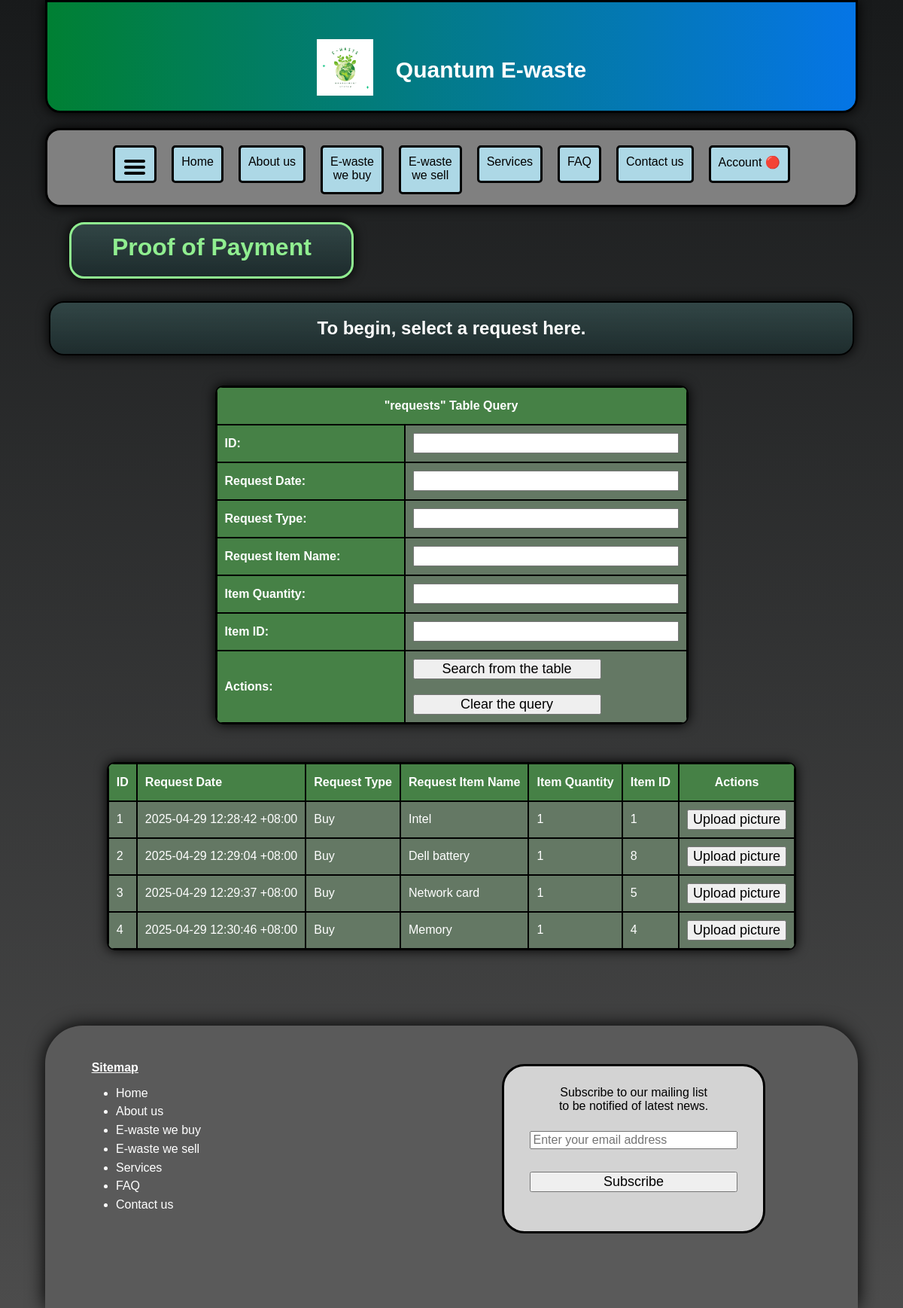
Page /payment/index.php on the earlier database version.
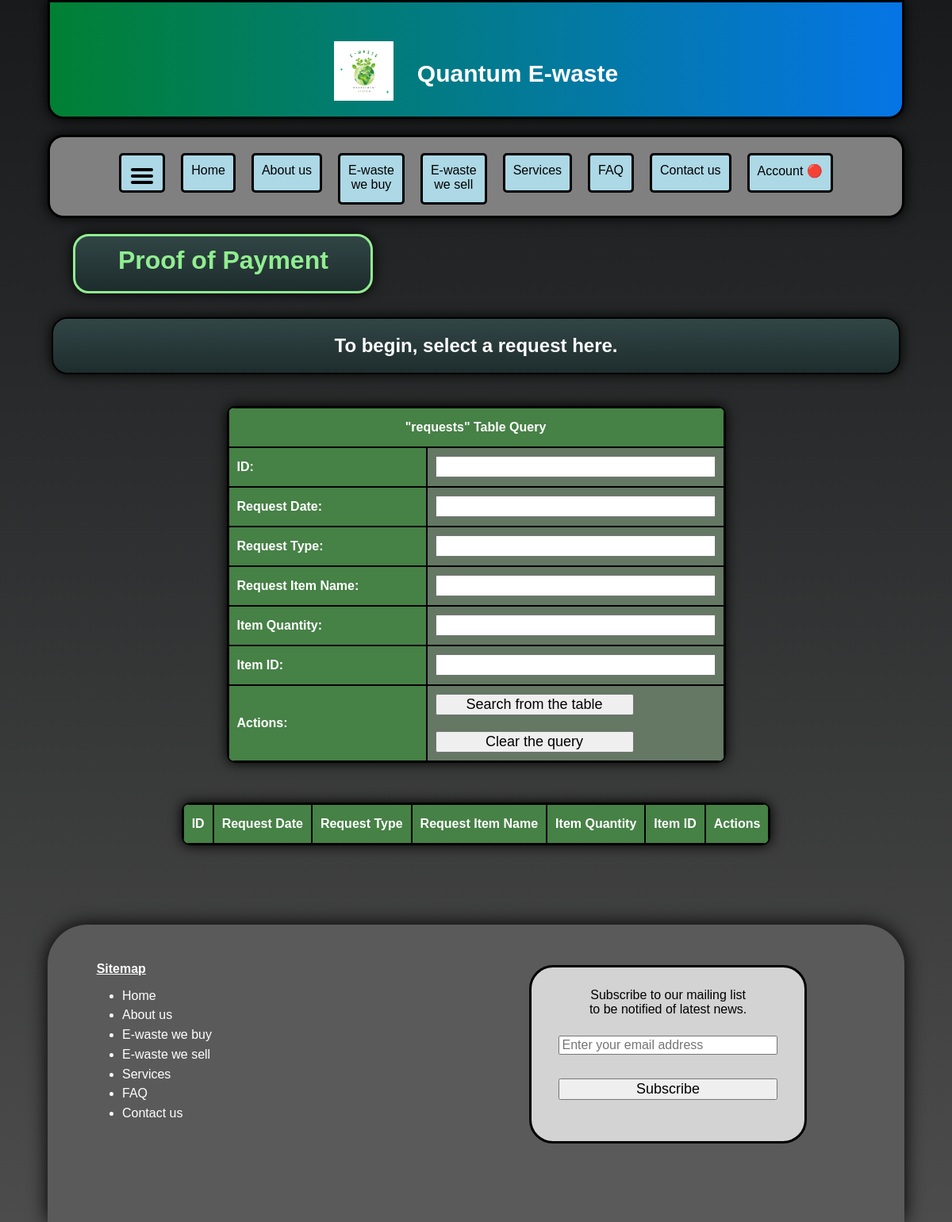
Same page on the later database version.
### tables this page shows
CREATE TABLE `requests` (
  `request_id` int(11) NOT NULL,
  `request_date` varchar(300) NOT NULL,
  `request_type` varchar(300) NOT NULL,
  `request_item_name` varchar(300) NOT NULL,
  `item_quantity` int(11) NOT NULL,
  `request_status` varchar(300) NOT NULL,
  `picture_id` varchar(300) NOT NULL,
  `user_id` int(11) NOT NULL,
  `item_id` int(11) NOT NULL,
  `accounts_payable_id` int(11) NOT NULL,
  `accounts_receivable_id` int(11) NOT NULL
);

### payment/index.php (the view, shortened to what this page needs)
<!DOCTYPE html>
<html lang="en">
<head>
    <link href="../css/styles.css" rel="stylesheet">
    <link href="../css/navigation-bar-buttons.css" rel="stylesheet">
    <link href="../css/dropdown-menu.css" rel="stylesheet">
    <link href="../css/payment.css" rel="stylesheet">
    <link href="../css/styles-cp-mobile.css" rel="stylesheet">
    <link href="../css/side-navigation-menu.css" rel="stylesheet">
</head>
<body>
    <div id="basket">
        <div id="header" class="website-title">
            <div class="title-and-image-container">
                <div class="title-and-image-content">
                    <img class="header-image" src="../images/logo-image.png" alt="Greening planet earth." title="Greening planet earth.">
                </div>
                <div class="title-and-image-content">
                    Quantum E-waste
                </div>
            </div>
        </div>
        <div id="menu-buttons">
            <div>
                <a class="black-hyperlink" href="javascript:void(0)" onclick="openNav()">
                    <div class="menu-button">
                        <img src="../images/Hamburger_icon.svg" alt="Hamburger button icon for side navigation menu." title="Hamburger button icon for side navigation menu.">
                    </div>
                </a>
            </div>
            <div>
                <a class="black-hyperlink" href="../index.php">
                    <div class="menu-button">
                        Home
                    </div>
                </a>
            </div>
            <div>
                <a class="black-hyperlink" href="../about-us.php">
                    <div class="menu-button">
                        About us
                    </div>
                </a>
            </div>
            <div>
                <a class="black-hyperlink" href="../e-waste/we-buy.php">
                    <div class="menu-button-2">
                        E-waste<br>we buy
                    </div>
                </a>
            </div>
            <div>
                <a class="black-hyperlink" href="../e-waste/we-sell.php">
                    <div class="menu-button-2">
                        E-waste<br>we sell
                    </div>
                </a>
            </div>
            <div>
                <a class="black-hyperlink" href="../services.php">
                    <div class="menu-button">
                        Services
                    </div>
                </a>
            </div>
            <div>
                <a class="black-hyperlink" href="../faq.php">
                    <div class="menu-button">
                        FAQ
                    </div>
                </a>
            </div>
            <div>
                <a class="black-hyperlink" href="../contact-us.php">
                    <div class="menu-button">
                        Contact us
                    </div>
                </a>
            </div>
            <div>
                <a class="black-hyperlink" href="javascript:void(0)">
                    <div class="dropdown">
                        <div class="menu-button">
                            <?php
                            if (isset($_SESSION['email_address'])) {
                                echo "Account &#128994;";
                            }
                            else {
                                echo "Account &#128308;";
                            }
                            ?>
                        </div>
                    </div>
                </a>
            </div>
        </div>
        <div class="page-title-banner-container">
            <div class="page-title-banner-content">Proof of Payment</div>
        </div>
        <div class="container-1-container">
            <div class="container-1-contents">
                <h2>To begin, select a request here.</h2>
            </div>
        </div>
        <?php
        $request_id = isset($_SESSION['txtID']) ? $_SESSION['txtID'] : '';
        $request_date = isset($_SESSION['txtRequestDate']) ? $_SESSION['txtRequestDate'] : '';
        $request_type = isset($_SESSION['txtRequestType']) ? $_SESSION['txtRequestType'] : '';
        $request_item_name = isset($_SESSION['txtRequestItemName']) ? $_SESSION['txtRequestItemName'] : '';
        $item_quantity = isset($_SESSION['txtItemQuantity']) ? $_SESSION['txtItemQuantity'] : '';
        $item_id = isset($_SESSION['txtItemID']) ? $_SESSION['txtItemID'] : '';
        ?>
        <div>
            <form action="" method="post">
                <div class="table-query-content">
                    <table>
                        <tr>
                            <th colspan="2" style="padding-left: 0; text-align: center;">
                                "requests" Table Query
                            </th>
                        </tr>
                        <tr>
                            <th>ID:</th>
                            <td><input type="text" name="txtID" value="<?php echo $request_id ?>"></td>
                        </tr>
                        <tr>
                            <th>Request Date:</th>
                            <td><input type="text" name="txtRequestDate" value="<?php echo $request_date ?>"></td>
                        </tr>
                        <tr>
                            <th>Request Type:</th>
                            <td><input type="text" name="txtRequestType" value="<?php echo $request_type ?>"></td>
                        </tr>
                        <tr>
                            <th>Request Item Name:</th>
                            <td><input type="text" name="txtRequestItemName" value="<?php echo $request_item_name ?>"></td>
                        </tr>
                        <tr>
                            <th>Item Quantity:</th>
                            <td><input type="text" name="txtItemQuantity" value="<?php echo $item_quantity ?>"></td>
                        </tr>
                        <tr>
                            <th>Item ID:</th>
                            <td><input type="text" name="txtItemID" value="<?php $item_id ?>"></td>
                        </tr>
                        <tr>
                            <th>Actions:</th>
                            <td>
                                <input class="submit-button" type="submit" name="submit" value="Search from the table">
                                <input class="submit-button" type="submit" name="clear" value="Clear the query">
                            </td>
                        </tr>
                    </table>
                </div>
            </form>
        </div>
        <div>
            <div class="requests-table">
                <?php
                include '../php/connection.php';
                $html = <<<HTML
                <table border=1>
                    <tr>
                        <th>ID</th>
                        <th>Request Date</th>
                        <th>Request Type</th>
                        <th>Request Item Name</th>
                        <th>Item Quantity</th>
                        <th>Item ID</th>
                        <th colspan="2" style="text-align: center;">Actions</th>
                    </tr>
                HTML;
                echo $html;
                $sql_query_1 = "SELECT * FROM `requests` WHERE
                                request_id LIKE '%$request_id%' AND
                                request_date LIKE '%$request_date%' AND
                                request_type LIKE '%$request_type%' AND
                                request_item_name LIKE '%$request_item_name%' AND
                                item_quantity LIKE '%$item_quantity%' AND
                                request_status = 'Approved' AND
                                item_id LIKE '%$item_id%'
                                ORDER BY request_id ASC";
                $sql_query_1_result = $connection->query($sql_query_1);
                while($sql_query_1_row = $sql_query_1_result->fetch_assoc()) {
                    $html = <<<HTML
                    <tr>
                        <td>{$sql_query_1_row['request_id']}</td>
                        <td>{$sql_query_1_row['request_date']}</td>
                        <td>{$sql_query_1_row['request_type']}</td>
                        <td>{$sql_query_1_row['request_item_name']}</td>
                        <td>{$sql_query_1_row['item_quantity']}</td>
                        <td>{$sql_query_1_row['item_id']}</td>
                        <td>
                            <form id="post_request_id_{$sql_query_1_row['request_id']}" method="post" action="../payment/upload.php">
                                <input type="hidden" name="request_id" value="{$sql_query_1_row['request_id']}">
                                <input type="submit" name="submit" value="Upload picture">
                            </form>
                        </td>
                    </tr>
                    HTML;
                    echo $html;
                }
                echo '</table>';
                ?>
            </div>
        </div>
        <div id="footer-container" class="footer-text">
            <div id="footer-container-2">
                <p class="footer-text-2">Sitemap</p>
                <ul>
                    <a class="white-hyperlink" href="../index.php" class="white">
                        <li class="padding-bottom">Home</li>
                    </a>
                    <a class="white-hyperlink" href="../about-us.php" class="white">
                        <li class="padding-bottom">About us</li>
                    </a>
                    <a class="white-hyperlink" href="../e-waste/we-buy.php" class="white">
                        <li class="padding-bottom">E-waste we buy</li>
                    </a>
                    <a class="white-hyperlink" href="../e-waste/we-sell.php" class="white">
                        <li class="padding-bottom">E-waste we sell</li>
                    </a>
                    <a class="white-hyperlink" href="../services.php" class="white">
                        <li class="padding-bottom">Services</li>
                    </a>
                    <a class="white-hyperlink" href="../faq.php" class="white">
                        <li class="padding-bottom">FAQ</li>
                    </a>
                    <a class="white-hyperlink" href="../contact-us.php" class="white">
                        <li class="padding-bottom">Contact us</li>
                    </a>
                </ul>
            </div>
            <div id="footer-container-3">
                <p class="black-text">Subscribe to our mailing list<br>to be notified of latest news.</p>
                <div class="subscription-form">
                    <form action="" method="post">
                        <input type="email" name="email" placeholder="Enter your email address" class="subscribe-textbox" required>
                        <input type="submit" value="Subscribe" class="subscribe-button">
                    </form>
                </div>
            </div>
        </div>
    </div>
</body>
</html>

### css/styles.css (style rules this page uses)
* { box-sizing: border-box }
body { margin: 0; font-family: Verdana, sans-serif; background: linear-gradient(rgba(24, 26, 27, 1), rgba(0, 0, 0, 0.7)); background-size: 100% 100%; background-repeat: no-repeat; background-attachment: fixed; }
.black-hyperlink { color: black; text-decoration: none; }
#basket { width: 1080px; margin: 0 auto; }
#header { height: 150px; width: 1080px; background: linear-gradient(to right, #008033, #0575e6); border-style: solid; text-align: center; border-radius: 0px 0px 20px 20px; z-index: 1; box-shadow: 0px 0px 16px 0px black; }
.website-title { font-weight: bold; font-size: 30px; z-index: 1; }
.title-and-image-container { display: flex; justify-content: center; align-items: center; height: 180px; }
.title-and-image-content { margin-left: 15px; margin-right: 15px; color: white; }
.header-image { height: 75px; width: 75px; }
#footer-container { background-color: rgb(90, 90, 90); width: 1080px; height: 375px; border-radius: 50px 50px 0px 0px; box-shadow: 0px 0px 24px 0px black; }
#footer-container-2 { padding-top: 3%; float: left; }
.footer-text { color: white; padding-left: 5%; }
.footer-text-2 { font-weight: bold; text-decoration: underline; padding-left: 5%; }
.black-text { color: black; }
.white-hyperlink { color: white; text-decoration: none; }
#footer-container-3 { background-color: lightgray; float: left; text-align: center; border-style: solid; border-width: 3px; border-color: black; width: 350px; height: 225px; margin-left: 39%; padding-top: 1%; margin-top: 5%; border-radius: 30px; }
.subscribe-textbox { width: 80%; font-size: 16px; }
.subscribe-button { width: 80%; font-size: 16px; }
.padding-bottom { padding-bottom: 6%; }
input[type="text"] { font-size: 18px; }
input[type="submit"] { font-size: 18px; }

### css/navigation-bar-buttons.css (style rules this page uses)
#menu-buttons { margin-right: 20px; background: gray; border-style: solid; height: 105px; width: 1080px; padding-top: 20px; display: flex; justify-content: center; gap: 10px; position: sticky; top: 1%; border-radius: 20px; z-index: 5; box-shadow: 0px 0px 16px 0px black; }
.menu-button { height: 50px; background-color:lightblue; border-style: solid; text-align: center; float: left; padding: 10px; margin-left: 5px; margin-right: 5px; vertical-align: middle; -webkit-transition: background-color 0.3s, transform 0.3s linear; -moz-transition: background-color 0.3s, transform 0.3s linear; -ms-transition: background-color 0.3s, transform 0.3s linear; -o-transition: background-color 0.3s, transform 0.3s linear; transition: background-color 0.3s, transform 0.3s linear; border-radius: 5px; }
.menu-button-2 { height: 65px; background-color:lightblue; border-style: solid; text-align: center; float: left; padding: 10px; margin-left: 5px; margin-right: 5px; vertical-align: middle; -webkit-transition: background-color 0.3s, transform 0.3s linear; -moz-transition: background-color 0.3s, transform 0.3s linear; -ms-transition: background-color 0.3s, transform 0.3s linear; -o-transition: background-color 0.3s, transform 0.3s linear; transition: background-color 0.3s, transform 0.3s linear; border-radius: 5px; }

### css/dropdown-menu.css (style rules this page uses)
.dropdown { position: relative; display: inline-block; }
.dropdown-content a { color: black; padding: 12px 16px; text-decoration: none; display: block; transition: all ease-in .2s; -o-transition: all ease-in .2s; -ms-transition: all ease-in .2s; -moz-transition: all ease-in .2s; -webkit-transition: all ease-in .2s; }

Differences in the rows shown:
no longer on this page (row edited): requests: request_id "1", request_date "2025-04-29 12:28:42 +08:00", request_type "Buy", request_item_name "Intel", item_quantity "1", item "1"
no longer on this page (row edited): requests: request_id "2", request_date "2025-04-29 12:29:04 +08:00", request_type "Buy", request_item_name "Dell battery", item_quantity "1", item "8"
no longer on this page (row edited): requests: request_id "3", request_date "2025-04-29 12:29:37 +08:00", request_type "Buy", request_item_name "Network card", item_quantity "1", item "5"
no longer on this page (row edited): requests: request_id "4", request_date "2025-04-29 12:30:46 +08:00", request_type "Buy", request_item_name "Memory", item_quantity "1", item "4"
